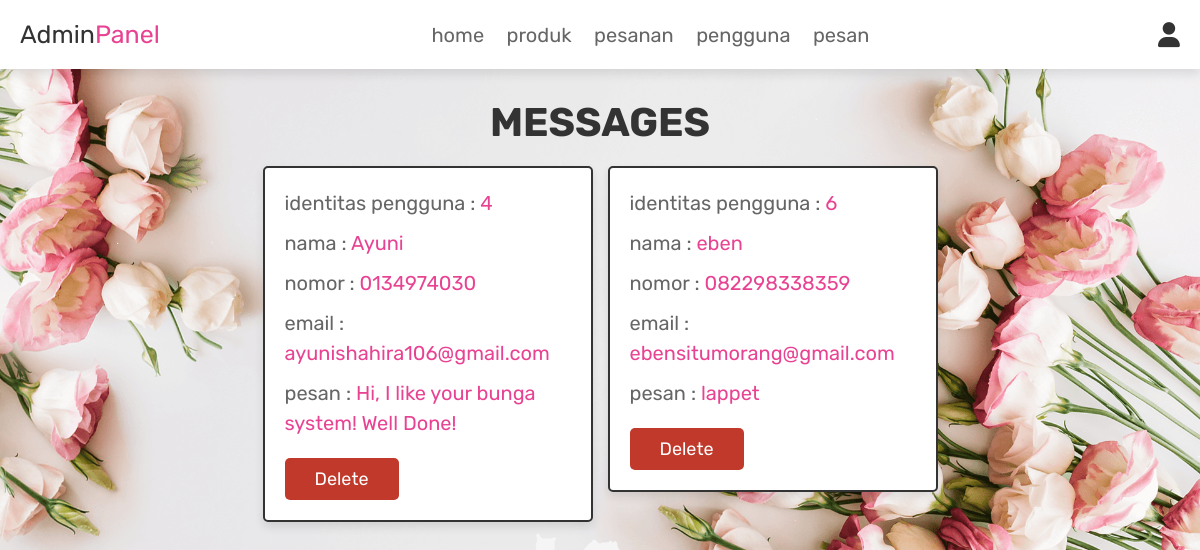
Screenshot of /admin_contacts.php (signed in) with the database file from the repository.
### tables this page shows
CREATE TABLE `message` (
  `id` int(11) NOT NULL,
  `user_id` int(11) NOT NULL,
  `name` varchar(100) NOT NULL,
  `email` varchar(100) NOT NULL,
  `number` varchar(12) NOT NULL,
  `message` varchar(500) NOT NULL
);

### admin_contacts.php (the view, shortened to what this page needs)
<?php
@include 'config.php';
?>
<!DOCTYPE html>
<html lang="en">
<head>
   <link rel="stylesheet" href="https://cdnjs.cloudflare.com/ajax/libs/font-awesome/6.0.0/css/all.min.css">
   <link rel="stylesheet" href="css/admin_style.css">
</head>
<body>
<?php @include 'admin_header.php'; ?>
<section class="messages">
   <h1 class="title">messages</h1>
   <div class="box-container">
      <?php
       $select_message = mysqli_query($conn, "SELECT * FROM `message`") or die('query failed');
       if(mysqli_num_rows($select_message) > 0){
          while($fetch_message = mysqli_fetch_assoc($select_message)){
      ?>
      <div class="box">
         <p>identitas pengguna : <span><?php echo $fetch_message['user_id']; ?></span> </p>
         <p>nama : <span><?php echo $fetch_message['name']; ?></span> </p>
         <p>nomor  : <span><?php echo $fetch_message['number']; ?></span> </p>
         <p>email : <span><?php echo $fetch_message['email']; ?></span> </p>
         <p>pesan : <span><?php echo $fetch_message['message']; ?></span> </p>
         <a href="admin_contacts.php?delete=<?php echo $fetch_message['id']; ?>" onclick="return confirm('delete this message?');" class="delete-btn">delete</a>
      </div>
      <?php
         }
      }else{
         echo '<p class="empty">you have no messages!</p>';
      }
      ?>
   </div>
</section>
</body>
</html>

### css/admin_style.css (style rules this page uses)
:root { --pink:#e84393; --red:#c0392b; --orange:#f39c12; --black:#333; --white:#fff; --light-color:#666; --light-white:#ccc; --light-bg:#f5f5f5; --border:.2rem solid var(--black); --box-shadow:0 .5rem 1rem rgba(0,0,0,.1); }
* { font-family: 'Rubik', sans-serif; margin:0; padding:0; box-sizing: border-box; outline: none; border:none; text-decoration: none; transition:all .2s linear; }
html { font-size: 62.5%; overflow-x: hidden; scroll-behavior: smooth; scroll-padding-top: 6.5rem; }
body { background: var(--light-bg); }
section { padding:3rem 2rem; }
.title { text-align: center; margin-bottom: 2rem; color:var(--black); text-transform: uppercase; font-size: 4rem; }
.btn, .delete-btn, .option-btn { display: inline-block; border-radius: .5rem; margin-top: 1rem; font-size: 1.8rem; color:var(--white); cursor: pointer; padding:1rem 3rem; text-transform: capitalize; }
.delete-btn { background-color: var(--red); }
.messages .box-container { display: grid; grid-template-columns: repeat(auto-fit, 33rem); gap:1.5rem; align-items: flex-start; max-width: 1200px; margin: 0 auto; justify-content: center; }
.messages .box-container .box { padding:2rem; border:var(--border); background-color: var(--white); box-shadow: var(--box-shadow); border-radius: .5rem; }
.messages .box-container .box p { font-size: 2rem; color:var(--light-color); margin-bottom: 1rem; line-height: 1.5; }
.messages .box-container .box p span { color:var(--pink); }

### admin_contacts.php (style rules this page uses)
body { background-image: url("images/home-bg.png"); background-repeat: no-repeat; background-size: cover; }

### rows the page displays
message: user "4", name "Ayuni", number "0134974030", email "ayunishahira106@gmail.com", message "Hi, I like your bunga system! Well Done!"
message: user "6", name "eben", number "082298338359", email "ebensitumorang@gmail.com", message "lappet"
